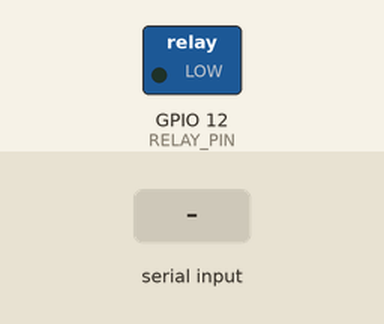
A sketch run on a simulated ESP32. On the bench: switched loads named in the sketch (green lamp = pin HIGH). The inputs (shaded band) are chosen by the test bench. WiFi joins after 1.5 s; servers stay silent unless stated; uploads are accepted with an empty reply; the local clock reads 2024-03-15 10:24:30 at power-on unless the sketch sets it; what the sketch prints to the serial monitor is not drawn.

Above: at 3.7 s.
3.8 s: "FIRE\n" received over Serial
At 4.8 s:
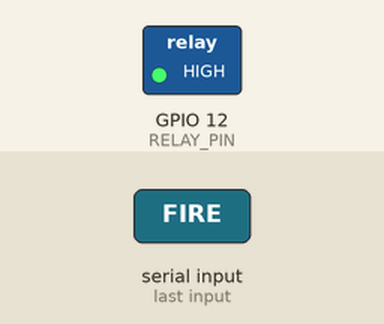
Timing chart, 0 to 10.8 s (numbered marks = the images above; inputs shaded):
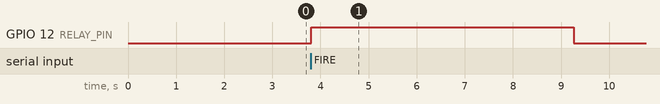

Measured:
- after the input at 3.8 s, GPIO 12 (RELAY_PIN): LOW → HIGH at once, → LOW 5.5 s later

The sketch:

SmartHaven.ino
```cpp
#include <WiFi.h>
#include <HTTPClient.h>
#include <WiFiClientSecure.h>
#include "time.h"

// =========================================================================
// 1. ส่วนตั้งค่าคอนฟิกส่วนกลาง (Global Configuration)
// =========================================================================
const char* SSID = "MoBoi";
const char* PASSWORD = "99996666";

const char* FIREBASE_URL = "https://smart-haven-88971-default-rtdb.firebaseio.com/logs.json";
const char* LINE_CHANNEL_ACCESS_TOKEN = "3v5YyVZrSySKIhZd1xiAiwlT7OpHWzYu2bpJ5Gi7q27YD7ETmPhlAdY9JHyMyUZ9cU663xPOwBPKS2VLIb7NxDrqu4O4vcAshmM1p9jMD6YYAPqqiQbCf/ecnidqjdA1xfieUXpPs3ddby/81Lwv0QdB04t89/1O/w1cDnyilFU=";
const char* USER_ID = "Uf1968d3ba22643a130c672a8169d15aa";

const int RELAY_PIN = 12;
unsigned long previousMillisWiFi = 0;
const unsigned long wifiCheckInterval = 10000;

const char* ntpServer = "pool.ntp.org";
const long  gmtOffset_sec = 25200;
const int   daylightOffset_sec = 0;

// =========================================================================
// 2. ฟังก์ชันดึงเวลาปัจจุบันจากเน็ต (ดึงมาจัดรูปแบบหล่อๆ)
// =========================================================================
String getActualCurrentTime() {
  struct tm timeinfo;
  if(!getLocalTime(&timeinfo)){
    return "UNKNOWN_TIME";
  }
  char timeStringBuff[50];
  strftime(timeStringBuff, sizeof(timeStringBuff), "%Y-%m-%d %H:%M:%S", &timeinfo);
  return String(timeStringBuff);
}

// =========================================================================
// 3. ส่วนของฟังก์ชันย่อยระบบ (Sub-functions)
// =========================================================================

void setupWiFi() {
  Serial.print("Connecting to Wi-Fi... ");
  WiFi.begin(SSID, PASSWORD);
  int timeout = 0;
  while (WiFi.status() != WL_CONNECTED && timeout < 15) {
    delay(500);
    Serial.print(".");
    timeout++;
  }
  if(WiFi.status() == WL_CONNECTED) {
    Serial.println("\n[CONNECTED] ต่อเน็ตสำเร็จแล้ว!");
    Serial.print("ESP32 IP: ");
    Serial.println(WiFi.localIP());

    configTime(gmtOffset_sec, daylightOffset_sec, ntpServer);
    Serial.println("[TIME] ซิงค์เวลาปัจจุบันกับ NTP Server สำเร็จ!");
  } else {
    Serial.println("\n[OFFLINE] ต่อเน็ตไม่สำเร็จ");
  }
}

void keepWiFiAlive() {
  unsigned long currentMillis = millis();
  if (WiFi.status() != WL_CONNECTED && (currentMillis - previousMillisWiFi >= wifiCheckInterval)) {
    WiFi.disconnect();
    WiFi.begin(SSID, PASSWORD);
    previousMillisWiFi = currentMillis;
  }
}

void pushLogToFirebase(float temperature, bool fireStatus, String timestamp) {
  if (WiFi.status() != WL_CONNECTED) return;
  HTTPClient http;
  http.begin(FIREBASE_URL);
  http.addHeader("Content-Type", "application/json");

  String jsonPayload = "{\"temperature\":" + String(temperature) +
                       ", \"fire_incident\":" + String(fireStatus ? "true" : "false") +
                       ", \"timestamp\":\"" + timestamp + "\"}";

  int httpResponseCode = http.POST(jsonPayload);
  Serial.print("   └─ Firebase Response Code: ");
  Serial.println(httpResponseCode);
  http.end();
}

void sendLineAlert(float targetTemp, String timestamp) {
  if (WiFi.status() != WL_CONNECTED) {
    Serial.println("   └─ [LINE] ข้ามการส่ง: ไวไฟไม่ได้เชื่อมต่อ");
    return;
  }

  WiFiClientSecure client;
  client.setInsecure();

  HTTPClient http;
  http.setReuse(false);

  Serial.println("   └─ [LINE] กำลังเชื่อมต่อเซิร์ฟเวอร์ api.line.me...");
  http.begin(client, "https://api.line.me/v2/bot/message/push");

  http.addHeader("Content-Type", "application/json");
  http.addHeader("Authorization", "Bearer " + String(LINE_CHANNEL_ACCESS_TOKEN));

  String msgText = "🚨 [SMART HAVEN - RED ALERT] 🚨\\n";
  msgText += "ตรวจพบอัคคีภัยและความร้อนสูงบริเวณเตาครัวครัวของตาสงวน!\\n";
  msgText += "📈 อุณหภูมิหน้าเตา: " + String(targetTemp) + " °C\\n";
  msgText += "⏰ เวลาเกิดเหตุ: " + timestamp + "\\n";
  msgText += "🫧 Status: ระบบปล่อยโฟมดับเพลิงอัตโนมัติทำงานแล้วในเวลานี้";

  String jsonMessage = "{\"to\":\"" + String(USER_ID) + "\",\"messages\":[{\"type\":\"text\",\"text\":\"" + msgText + "\"}]}";

  Serial.println("   └─ [LINE] กำลังยิง POST Request ภาษาไทยพร้อมเวลาจริง...");
  int httpResponseCode = http.POST(jsonMessage);

  Serial.print("   └─ LINE API Response Code: ");
  Serial.println(httpResponseCode);

  if (httpResponseCode != 200) {
    String response = http.getString();
    Serial.println("   └─ LINE Error Details: " + response);
  } else {
    Serial.println("   └─ [LINE] LINE Message Sent Successfully!");
  }
  http.end();
}

// =========================================================================
// 4. ฟังก์ชันหลัก (Main Control Loops)
// =========================================================================

void setup() {
  Serial.begin(115200);
  delay(1000);
  setupWiFi();
  pinMode(RELAY_PIN, OUTPUT);
  digitalWrite(RELAY_PIN, LOW);

  Serial.println("\n=============================================");
  Serial.println("🔥 SMART HAVEN - REAL-TIME CLOCK MOCK READY 🔥");
  Serial.println("พิมพ์คำว่า 'FIRE' แล้วกด Enter");
  Serial.println("=============================================");
}

void loop() {
  keepWiFiAlive();

  if (Serial.available() > 0) {
    String inputString = Serial.readStringUntil('\n');
    inputString.trim();

    if (inputString == "FIRE") {
      Serial.println("\n[!] ALERT: ตรวจพบสัญญาณจำลอง 'FIRE' จากผู้พัฒนา!");

      float mockTemp = 68.45;
      String actualTime = getActualCurrentTime();

      digitalWrite(RELAY_PIN, HIGH);
      Serial.println("➔ [LOCAL ACTION] เปิดรีเลย์ปั๊มจำลองเรียบร้อย");

      Serial.println("➔ [CLOUD ACTION] ยิงค่าพร้อมเวลาจริง ขึ้น Firebase...");
      pushLogToFirebase(mockTemp, true, actualTime);

      Serial.println("➔ [API GATEWAY] ยิงข้อความภาษาไทยพร้อมเวลาจริงเข้า LINE API...");
      sendLineAlert(mockTemp, actualTime);

      Serial.println("[✓] จบลูปการทำงาน หน่วงเวลาเซฟตี้ 5 วินาที...");
      delay(5000);
      digitalWrite(RELAY_PIN, LOW);
      Serial.println("\n[🏠] สแตนบาย... พิมพ์ 'FIRE' เพื่อทดสอบใหม่");
    }
  }
}
```
